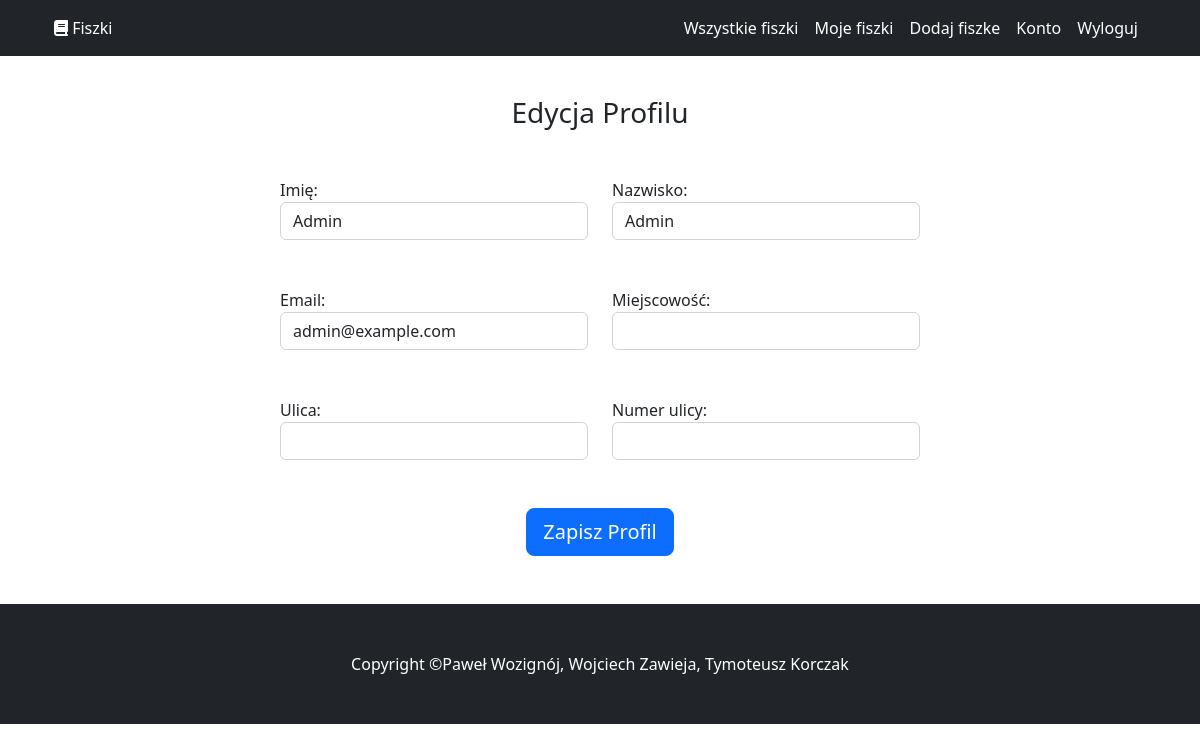
The page /user/account.php (signed in) on the database its author committed.
### tables this page shows
CREATE TABLE `users` (
  `id` int(255) NOT NULL,
  `name` varchar(100) NOT NULL,
  `surname` varchar(100) NOT NULL,
  `email` varchar(100) NOT NULL,
  `password` varchar(100) NOT NULL,
  `user_type` varchar(5) NOT NULL DEFAULT 'user',
  `city` varchar(100) DEFAULT NULL,
  `street` varchar(100) DEFAULT NULL,
  `street_number` varchar(20) DEFAULT NULL
);

### user/account.php (the view, shortened to what this page needs)
<?php
include ("../include/iuser/unav.php");
$user_id = $_SESSION['user_id'];
$query = "SELECT name, surname, email, city, street, street_number FROM users WHERE id = $user_id";
$result = mysqli_query($conn, $query);
if ($result) {
    $user_data = mysqli_fetch_assoc($result);
} else {
    die("Błąd podczas pobierania danych użytkownika: " . mysqli_error($conn));
}
?>
<div class="container rounded bg-white mt-5">
    <div class="row justify-content-center">
        <div class="col-md-8">
            <div class="p-5">
                <form method="post" action="<?php echo htmlspecialchars($_SERVER["PHP_SELF"]); ?>">
                    <h3 class="text-center mb-4">Edycja Profilu</h3>
                    <div class="row mt-5">
                        <div class="col-md-6">
                            <label for="name">Imię:</label>
                            <input type="text" class="form-control" id="name" name="name" value="<?php echo $user_data['name']; ?>">
                        </div>
                        <div class="col-md-6">
                            <label for="surname">Nazwisko:</label>
                            <input type="text" class="form-control" id="surname" name="surname" value="<?php echo $user_data['surname']; ?>">
                        </div>
                    </div>
                    <div class="row mt-5">
                        <div class="col-md-6">
                            <label for="email">Email:</label>
                            <input type="email" class="form-control" id="email" name="email" value="<?php echo $user_data['email']; ?>">
                        </div>
                        <div class="col-md-6">
                            <label for="city">Miejscowość:</label>
                            <input type="text" class="form-control" id="city" name="city" value="<?php echo $user_data['city']; ?>">
                        </div>
                    </div>
                    <div class="row mt-5">
                        <div class="col-md-6">
                            <label for="street">Ulica:</label>
                            <input type="text" class="form-control" id="street" name="street" value="<?php echo $user_data['street']; ?>">
                        </div>
                        <div class="col-md-6">
                            <label for="street_number">Numer ulicy:</label>
                            <input type="text" class="form-control" id="street_number" name="street_number" value="<?php echo $user_data['street_number']; ?>">
                        </div>
                    </div>
                    <div class="mt-5 text-center"><button class="btn btn-primary btn-lg profile-button" type="submit">Zapisz Profil</button></div>
                </form>
            </div>
        </div>
    </div>
</div>
<?php
include ("../include/iuser/ufooter.php");
?>

### rows shown on the page
users: name "Admin", surname "Admin", email "admin@example.com"
